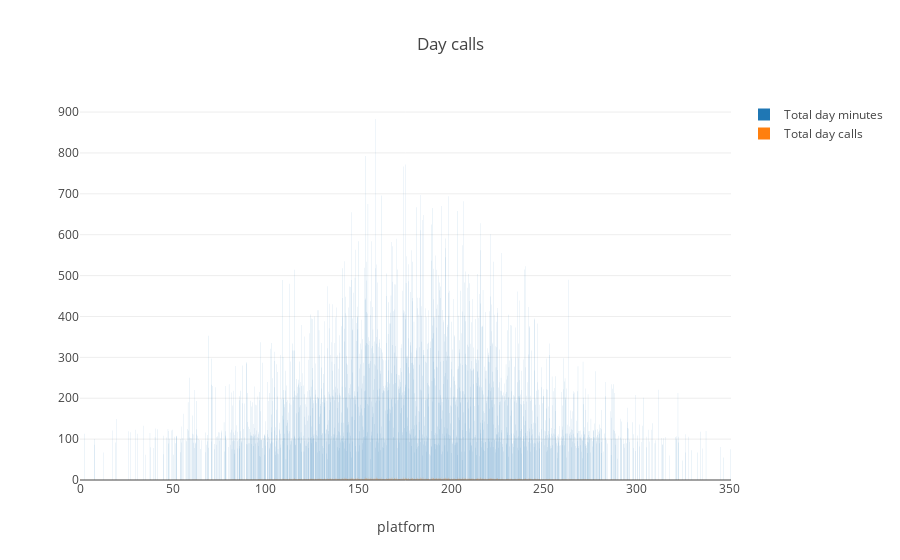

The notebook cell this image was saved under:
### Code cell
platforms_df = df.groupby('Total day minutes')[['Total day calls']].sum().join(
    df.groupby('Total day minutes')[['State']].count()
)
platforms_df.columns = ['Total day minutes', 'Total day calls']
platforms_df.sort_values('Total day minutes', ascending=False, inplace=True)

# создаем traces для визуализации
trace0 = go.Bar(
    x=platforms_df.index,
    y=platforms_df['Total day minutes'],
    name='Total day minutes'
)

trace1 = go.Bar(
    x=platforms_df.index,
    y=platforms_df['Total day calls'],
    name='Total day calls'
)

# создаем массив с данными и задаем title для графика и оси x в layout
data = [trace0, trace1]
layout = {'title': 'Day calls', 'xaxis': {'title': 'platform'}}

# создаем объект Figure и визуализируем его
fig = go.Figure(data=data, layout=layout)
iplot(fig, show_link=False)

### Figure 1 — Plotly figure (JSON) as saved in the notebook; plotly's stock layout.template omitted (floating-point values rounded to 4 significant figures; data arrays with more than 128 entries replaced by an {"elided": "..."} marker saying what was removed)
{"data": [{"name": "Total day minutes", "type": "bar", "x": {"elided": "1667 float values"}, "y": {"elided": "1667 int values"}}, {"name": "Total day calls", "type": "bar", "x": {"elided": "1667 float values"}, "y": {"elided": "1667 int values"}}], "layout": {"title": "Day calls", "xaxis": {"title": "platform"}}}
